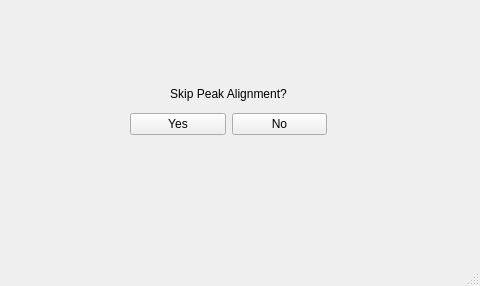
<?xml version="1.0" encoding="UTF-8"?>
<ui version="4.0">
 <class>MainWindow6</class>
 <widget class="QMainWindow" name="MainWindow6">
  <property name="geometry">
   <rect>
    <x>0</x>
    <y>0</y>
    <width>480</width>
    <height>286</height>
   </rect>
  </property>
  <property name="windowTitle">
   <string>MainWindow</string>
  </property>
  <widget class="QWidget" name="centralwidget">
   <widget class="QWidget" name="">
    <property name="geometry">
     <rect>
      <x>130</x>
      <y>80</y>
      <width>197</width>
      <height>55</height>
     </rect>
    </property>
    <layout class="QVBoxLayout" name="verticalLayout">
     <item>
      <widget class="QLabel" name="label">
       <property name="text">
        <string>Skip Peak Alignment?</string>
       </property>
       <property name="alignment">
        <set>Qt::AlignCenter</set>
       </property>
      </widget>
     </item>
     <item>
      <layout class="QHBoxLayout" name="horizontalLayout">
       <item>
        <widget class="QPushButton" name="pushButton">
         <property name="text">
          <string>Yes</string>
         </property>
        </widget>
       </item>
       <item>
        <widget class="QPushButton" name="pushButton_2">
         <property name="text">
          <string>No</string>
         </property>
        </widget>
       </item>
      </layout>
     </item>
    </layout>
   </widget>
  </widget>
  <widget class="QMenuBar" name="menubar">
   <property name="geometry">
    <rect>
     <x>0</x>
     <y>0</y>
     <width>480</width>
     <height>26</height>
    </rect>
   </property>
  </widget>
  <widget class="QStatusBar" name="statusbar"/>
  <action name="actionExit">
   <property name="text">
    <string>Exit</string>
   </property>
  </action>
 </widget>
 <resources/>
 <connections/>
</ui>
